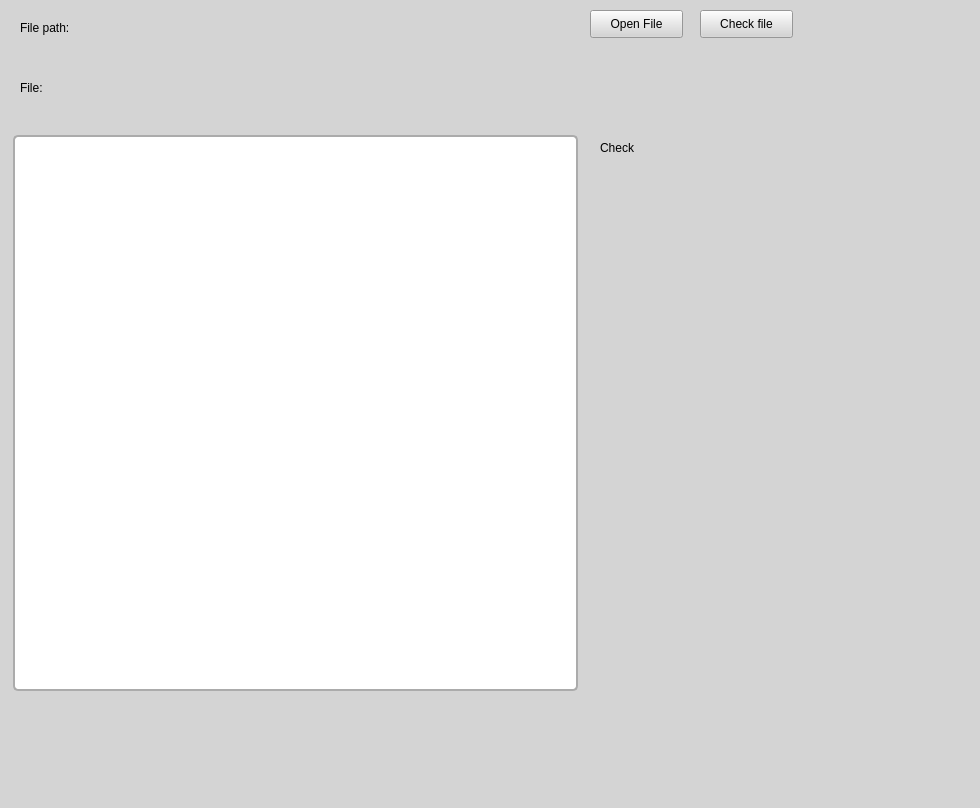
<?xml version="1.0" encoding="UTF-8"?>
<ui version="4.0">
 <class>MainWindow</class>
 <widget class="QMainWindow" name="MainWindow">
  <property name="geometry">
   <rect>
    <x>0</x>
    <y>0</y>
    <width>980</width>
    <height>808</height>
   </rect>
  </property>
  <property name="windowTitle">
   <string>MainWindow</string>
  </property>
  <property name="styleSheet">
   <string notr="true">
background-color: rgb(212, 212, 212);</string>
  </property>
  <widget class="QWidget" name="centralwidget">
   <widget class="QLabel" name="label">
    <property name="geometry">
     <rect>
      <x>10</x>
      <y>130</y>
      <width>571</width>
      <height>561</height>
     </rect>
    </property>
    <property name="styleSheet">
     <string notr="true">font: 12pt &quot;Segoe UI Variable Display&quot;;
margin-right:3%;
margin-left:3%;
margin-top:5px;
border-radius:5px;
padding: 5px 9px;
color: rgb(95, 95, 95);
background-color: rgb(255, 255, 255);
border-bottom: 2px solid rgb(171, 171, 171);
border-top: 2px solid rgb(171, 171, 171);
border-right: 2px solid rgb(171, 171, 171);
border-left: 2px solid rgb(171, 171, 171);</string>
    </property>
    <property name="text">
     <string/>
    </property>
   </widget>
   <widget class="QPushButton" name="openFile">
    <property name="geometry">
     <rect>
      <x>590</x>
      <y>10</y>
      <width>93</width>
      <height>28</height>
     </rect>
    </property>
    <property name="text">
     <string>Open File</string>
    </property>
   </widget>
   <widget class="QPushButton" name="checkFile">
    <property name="geometry">
     <rect>
      <x>700</x>
      <y>10</y>
      <width>93</width>
      <height>28</height>
     </rect>
    </property>
    <property name="text">
     <string>Check file</string>
    </property>
   </widget>
   <widget class="QLabel" name="pathToFile">
    <property name="geometry">
     <rect>
      <x>130</x>
      <y>20</y>
      <width>441</width>
      <height>21</height>
     </rect>
    </property>
    <property name="text">
     <string/>
    </property>
   </widget>
   <widget class="QLabel" name="correct">
    <property name="geometry">
     <rect>
      <x>600</x>
      <y>190</y>
      <width>151</width>
      <height>21</height>
     </rect>
    </property>
    <property name="text">
     <string/>
    </property>
   </widget>
   <widget class="QLabel" name="error">
    <property name="geometry">
     <rect>
      <x>600</x>
      <y>230</y>
      <width>151</width>
      <height>21</height>
     </rect>
    </property>
    <property name="text">
     <string/>
    </property>
   </widget>
   <widget class="QLabel" name="label_3">
    <property name="geometry">
     <rect>
      <x>20</x>
      <y>20</y>
      <width>55</width>
      <height>16</height>
     </rect>
    </property>
    <property name="text">
     <string>File path:</string>
    </property>
   </widget>
   <widget class="QLabel" name="label_4">
    <property name="geometry">
     <rect>
      <x>20</x>
      <y>80</y>
      <width>55</width>
      <height>16</height>
     </rect>
    </property>
    <property name="text">
     <string>File:</string>
    </property>
   </widget>
   <widget class="QLabel" name="label_2">
    <property name="geometry">
     <rect>
      <x>600</x>
      <y>140</y>
      <width>55</width>
      <height>16</height>
     </rect>
    </property>
    <property name="text">
     <string>Check</string>
    </property>
   </widget>
  </widget>
  <widget class="QMenuBar" name="menubar">
   <property name="geometry">
    <rect>
     <x>0</x>
     <y>0</y>
     <width>980</width>
     <height>26</height>
    </rect>
   </property>
  </widget>
  <widget class="QStatusBar" name="statusbar"/>
 </widget>
 <resources/>
 <connections/>
</ui>
